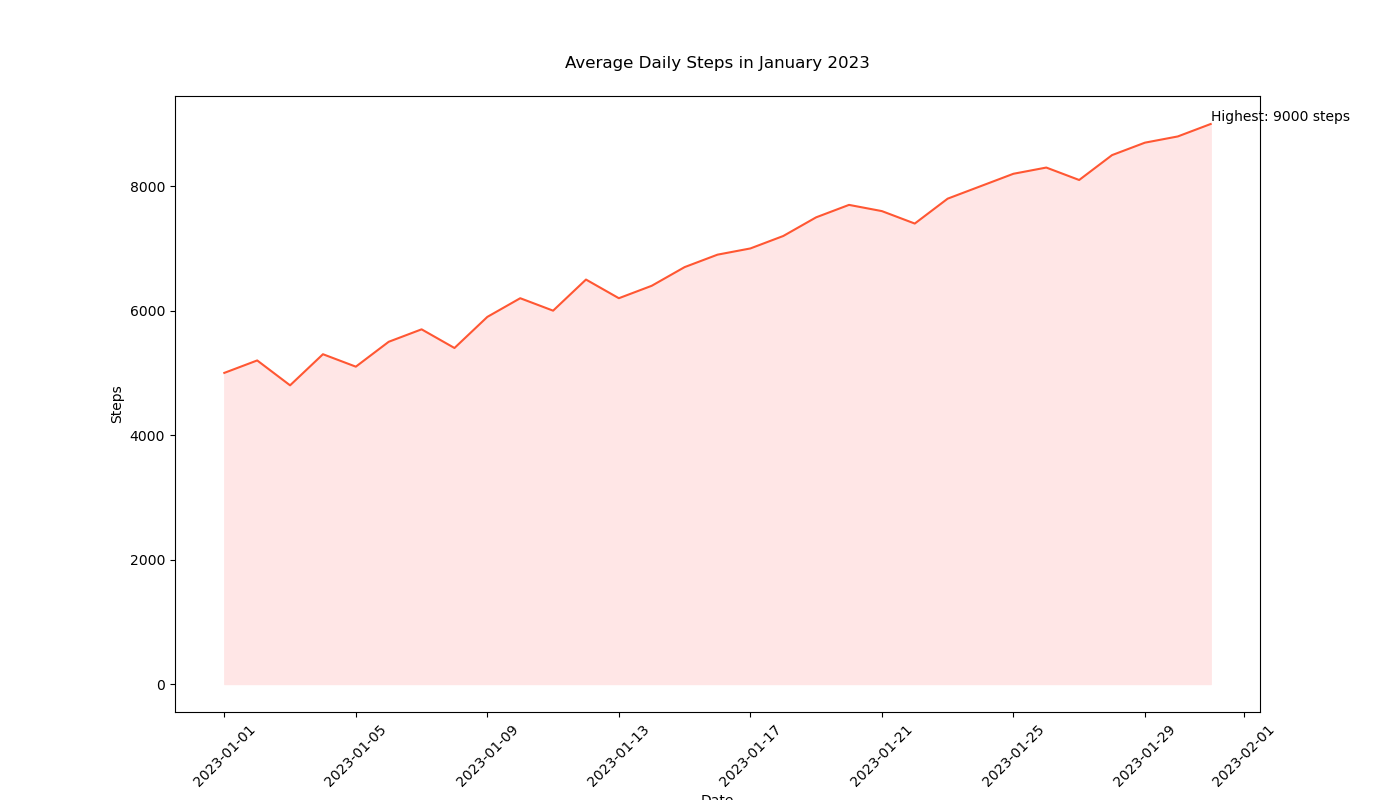

This chart was generated by the following Python code:

import seaborn as sns
import pandas as pd
import matplotlib.pyplot as plt

# Creating the DataFrame
data = {
    'Date': ["2023-01-01", "2023-01-02", "2023-01-03", "2023-01-04", "2023-01-05",
             "2023-01-06", "2023-01-07", "2023-01-08", "2023-01-09", "2023-01-10",
             "2023-01-11", "2023-01-12", "2023-01-13", "2023-01-14", "2023-01-15",
             "2023-01-16", "2023-01-17", "2023-01-18", "2023-01-19", "2023-01-20",
             "2023-01-21", "2023-01-22", "2023-01-23", "2023-01-24", "2023-01-25",
             "2023-01-26", "2023-01-27", "2023-01-28", "2023-01-29", "2023-01-30",
             "2023-01-31"],
    'Steps': [5000, 5200, 4800, 5300, 5100, 5500, 5700, 5400, 5900, 6200, 6000, 6500, 
              6200, 6400, 6700, 6900, 7000, 7200, 7500, 7700, 7600, 7400, 7800, 8000, 
              8200, 8300, 8100, 8500, 8700, 8800, 9000]
}
df = pd.DataFrame(data)
df['Date'] = pd.to_datetime(df['Date'])

# Set the width and height of the figure
plt.figure(figsize=(14, 8))

# Create an area plot
sns.lineplot(data=df, x='Date', y='Steps', color='#ff5733')

# Fill the area under the line
plt.fill_between(df['Date'], df['Steps'], color="#ffe6e6")

# Rotate x-tick labels for better visibility
plt.xticks(rotation=45)

# Annotation for the highest step count in the dataset
highest_steps_date = df.loc[df['Steps'].idxmax(), 'Date']
highest_steps = df['Steps'].max()
plt.text(highest_steps_date, highest_steps, f'Highest: {highest_steps} steps', ha='left', va='bottom')

# Setting chart title and labels
plt.title("Average Daily Steps in January 2023", pad=20)
plt.xlabel("Date")
plt.ylabel("Steps")

# Show the plot
plt.show()
